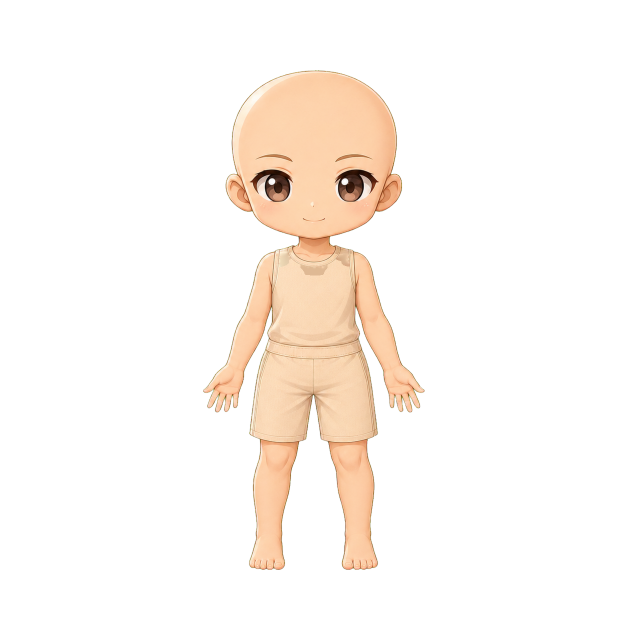
#> input picture assets/base_bodies/base_body_001_neutral_master.png, 1254 x 1254 px (shown at 1/2 size)
$ python intake_painted_outfit.py ../assets/base_bodies/base_body_001_neutral_master.png --out out.png
#> lines starting #> are read from the running program, lines starting #| are printed output that depends on the picture
### scripts/refit_trait_layer.py
#!/usr/bin/env python3
"""Refit a trait layer to the locked rig: scale about the center axis, align its top.

hair_back_003 was registered at 1.46x the base body's width with 70% of its mass
outside the silhouette, because it was drawn for a more realistic head-to-body
ratio than this collection's chibi proportions. This tool rescales a layer about
the locked center axis and seats its top at a chosen Y.

Note on repository rules: `prompts/19` permits canvas-only translation, alpha
cleanup, profile tagging and renaming during intake, and explicitly disallows
rescaling. That rule exists to stop an undersized render being upscaled to fake
the 1254 canvas. This is the opposite operation - the canvas stays natively 1254
and the content is reduced - so no detail is invented. It is still a rescale, so
every use must be recorded in the manifest's `postprocessing`, and a native
re-render at correct proportions remains the cleaner fix.
"""

from __future__ import annotations

import argparse
from pathlib import Path

from PIL import Image

CANVAS = 1254
CENTER_X = 627
MAX_BOUNDS = (233, 129, 1021, 1139)  # inclusive


def visible_box(image: Image.Image) -> tuple[int, int, int, int]:
    bbox = image.getchannel("A").getbbox()
    if bbox is None:
        raise ValueError("layer is fully transparent")
    return bbox[0], bbox[1], bbox[2] - 1, bbox[3] - 1


def refit(image: Image.Image, *, scale: float, top_y: int) -> Image.Image:
    if image.size != (CANVAS, CANVAS):
        raise ValueError(f"layer must be {CANVAS} x {CANVAS}; got {image.size}")
    if scale <= 0:
        raise ValueError("scale must be positive")

    left, top, right, bottom = visible_box(image)
    content = image.crop((left, top, right + 1, bottom + 1))

    width = max(1, round(content.width * scale))
    height = max(1, round(content.height * scale))
    # LANCZOS on a reduction is a genuine resample down; nothing is invented.
    content = content.resize((width, height), Image.LANCZOS)

    result = Image.new("RGBA", (CANVAS, CANVAS), (0, 0, 0, 0))
    result.paste(content, (round(CENTER_X - width / 2), top_y))
    return result


# [42 lines left out: function main, not called in this run]


# [2 lines that do not run on import are left out]

### scripts/intake_painted_outfit.py
#!/usr/bin/env python3
"""Turn a flat studio render of a garment into a rig-fitted outfit candidate.

The painted robe references arrive as native 1254 x 1254 **RGB** files: what
looks like a transparency checker in a viewer is painted into the pixels, and
the alpha channel is absent. They are also drawn at full humanoid proportions,
roughly 1100 px from collar to hem, against a rig whose whole body below the
chin is 606 px. Both have to be fixed before the file is an outfit layer.

## Background

The background is found by flood fill from the canvas border through near-white,
near-neutral pixels, rather than by thresholding brightness. Thresholding would
eat the white-and-gold robes, whose fabric is as bright as the backdrop; the
fill stops at their grey shading and gold linework instead. The tolerance has
real headroom -- 235 and 225 give the same result to within 1%, while 242 leaks
through the garment and takes the whole canvas.

Edge alpha comes from softening that mask, and edge colour is then un-premultiplied
against the backdrop white. Skipping the second step leaves a pale rim that is
invisible on a light page and obvious the moment the character stands against a
dark background, which is where these are actually used.

## Fit

The garment is scaled about the locked centre axis so its collar and hem land on
the rig, using `refit_trait_layer.refit`. Repository rules on rescaling were
waived for this intake by the collection owner; the operation is still recorded
in `postprocessing` so it stays visible.

## What this cannot fix

An outfit layer composites *over* the base body, so its sleeves replace whatever
the arms were doing, and these are painted with one arm position. Run
`--pose-report` to measure that against every registered base pose before
registering: it prints how much of each pose's distinguishing silhouette the
garment hides.
"""

from __future__ import annotations

import argparse
import sys
from collections import deque
from pathlib import Path

from PIL import Image, ImageFilter

sys.path.insert(0, str(Path(__file__).resolve().parent))

from refit_trait_layer import CANVAS, MAX_BOUNDS, refit, visible_box  # noqa: E402

# Flood-fill acceptance. A background pixel is bright and neutral; the robes'
# white fabric carries enough grey and gold that it never qualifies.
BACKGROUND_LEVEL = 235
BACKGROUND_NEUTRALITY = 8
BACKDROP = (253, 253, 253)

# Edge softening, and the coverage floor for the colour solve. Un-premultiplying
# divides by coverage, so without a floor the 1 px rim fills with noise.
EDGE_FEATHER = 0.8
COLOUR_COVERAGE_FLOOR = 0.35
ALPHA_FLOOR = 8

# Rig targets. The hem matches the registered procedural coats at 1108.
#
# The collar seat is set by the JAW, not by shoulder coverage. Optimising purely
# for "no bare skin in the shoulder band" drives the collar up to Y 442, which is
# one pixel above the mouth anchor: the standing collar then swallows the chin
# and jaw entirely, and because `mouths` composites after `outfits` the mouth
# ends up drawn half on skin and half on the collar's dark opening. The painted
# jaw line sits at Y 478, so the collar must stay below Y 486.
#
# That costs 400-800 px of bare shoulder out of 32,242 in the band, a 1-2% rim at
# the outer deltoid. A visible chin is worth far more than that.
COLLAR_TOP_Y = 486
HEM_Y = 1108

# Body rows the garment must cover completely. Bare skin here reads as a hole.
SHOULDER_BAND = (535, 660)

# The collar may not draw above this row inside the face. Y 478 is the painted
# jaw line; this keeps a small margin below it.
CHIN_CLEAR_Y = 486
FACE_SPAN = (470, 790)

BASE_BODIES = [
    "base_body_001_neutral_master",
    "base_pose_002_viewer_left_vertical_grip",
    "base_pose_003_viewer_right_vertical_grip",
    "base_pose_004_viewer_left_palm_up",
    "base_pose_005_centered_two_hand_grip",
]

ARM_BAND = (640, 860)
POSE_BAND = (560, 1000)

# Rows the garment occupies, for silhouette comparison.
GARMENT_BAND = (440, 1120)

# Above this IoU against an already-registered outfit, a design is a recolour of
# something the collection already has, whatever its palette. The first six
# painted robes measure 0.82-0.92 against each other.
MAX_SILHOUETTE_OVERLAP = 0.75


def background_mask(image: Image.Image) -> Image.Image:
    """Flood fill the backdrop from the canvas border."""
    width, height = image.size
    pixels = image.convert("RGB").load()

    def is_backdrop(x: int, y: int) -> bool:
        red, green, blue = pixels[x, y]
        return (min(red, green, blue) > BACKGROUND_LEVEL
                and max(red, green, blue) - min(red, green, blue) < BACKGROUND_NEUTRALITY)

    seen = [[False] * height for _ in range(width)]
    queue: deque[tuple[int, int]] = deque()

    def seed(x: int, y: int) -> None:
        if not seen[x][y] and is_backdrop(x, y):
            seen[x][y] = True
            queue.append((x, y))

    for x in range(width):
        seed(x, 0)
        seed(x, height - 1)
    for y in range(height):
        seed(0, y)
        seed(width - 1, y)

    while queue:
        cx, cy = queue.popleft()
        for dx, dy in ((1, 0), (-1, 0), (0, 1), (0, -1)):
            nx, ny = cx + dx, cy + dy
            if 0 <= nx < width and 0 <= ny < height and not seen[nx][ny] and is_backdrop(nx, ny):
                seen[nx][ny] = True
                queue.append((nx, ny))

    mask = Image.new("L", (width, height), 0)
    paint = mask.load()
    for x in range(width):
        for y in range(height):
            if not seen[x][y]:
                paint[x, y] = 255
    return mask


def cutout(image: Image.Image) -> Image.Image:
    """Alpha from the softened mask; colour un-premultiplied against the backdrop."""
    source = image.convert("RGB")
    coverage = background_mask(source).filter(ImageFilter.GaussianBlur(EDGE_FEATHER))

    width, height = source.size
    read = source.load()
    alpha_read = coverage.load()
    result = Image.new("RGBA", (width, height), (0, 0, 0, 0))
    write = result.load()

    for y in range(height):
        for x in range(width):
            alpha = alpha_read[x, y]
            if alpha < ALPHA_FLOOR:
                continue
            fraction = alpha / 255.0
            solve = max(fraction, COLOUR_COVERAGE_FLOOR)
            channels = []
            for value, backdrop in zip(read[x, y], BACKDROP):
                recovered = backdrop + (value - backdrop) / solve
                channels.append(min(255, max(0, round(recovered))))
            write[x, y] = (channels[0], channels[1], channels[2], alpha)
    return result


def fit_to_rig(layer: Image.Image) -> tuple[Image.Image, float]:
    left, top, right, bottom = visible_box(layer)
    scale = (HEM_Y - COLLAR_TOP_Y) / (bottom - top)
    return refit(layer, scale=scale, top_y=COLLAR_TOP_Y), scale


def shoulder_gap(layer: Image.Image, body_path: Path) -> int:
    """Body pixels in the shoulder band the garment fails to cover."""
    body = Image.open(body_path).convert("RGBA").getchannel("A").load()
    outfit = layer.getchannel("A").load()
    return sum(1 for y in range(*SHOULDER_BAND) for x in range(CANVAS)
               if body[x, y] > 128 and outfit[x, y] <= 128)


def silhouette_overlap(layer: Image.Image, registered: Path) -> list[tuple[str, float]]:
    """IoU of this garment's silhouette against every registered outfit.

    Palette variety is not silhouette variety, and only silhouette survives to
    210 px. This is the check that would have caught six robes being one robe.
    """
    def mask(image: Image.Image) -> set[tuple[int, int]]:
        alpha = image.getchannel("A").load()
        return {(x, y)
                for y in range(GARMENT_BAND[0], GARMENT_BAND[1])
                for x in range(MAX_BOUNDS[0], MAX_BOUNDS[2])
                if alpha[x, y] > 128}

    theirs = mask(layer)
    scores = []
    for path in sorted(registered.glob("*.png")):
        with Image.open(path) as handle:
            other = mask(handle.convert("RGBA"))
        union = len(theirs | other)
        scores.append((path.name, len(theirs & other) / union if union else 0.0))
    return sorted(scores, key=lambda pair: pair[1], reverse=True)


def chin_intrusion(layer: Image.Image) -> int:
    """Opaque garment pixels above the jaw, inside the face. Must be zero."""
    alpha = layer.getchannel("A").load()
    return sum(1 for y in range(400, CHIN_CLEAR_Y) for x in range(*FACE_SPAN)
               if alpha[x, y] > 128)


def pose_report(layer: Image.Image, assets: Path) -> list[dict]:
    """How each registered base pose fares under this garment.

    `hidden` is the share of the pose's own silhouette difference from the
    neutral master that the outfit covers. A pose differs from the master only
    in its arms and hands, so a high number means the outfit has erased the one
    thing that makes that pose a distinct asset.
    """
    outfit = layer.getchannel("A").load()
    reference = Image.open(assets / f"{BASE_BODIES[0]}.png").convert("RGBA")
    ref_alpha = reference.getchannel("A").load()

    rows = []
    for name in BASE_BODIES:
        body = Image.open(assets / f"{name}.png").convert("RGBA")
        alpha = body.getchannel("A").load()

        bare = sum(1 for y in range(*ARM_BAND) for x in range(CANVAS)
                   if alpha[x, y] > 128 and outfit[x, y] <= 128)
        unique = [(x, y) for y in range(*POSE_BAND) for x in range(CANVAS)
                  if (alpha[x, y] > 128) != (ref_alpha[x, y] > 128)]
        hidden = sum(1 for x, y in unique if outfit[x, y] > 128)
        rows.append({
            "pose": name,
            "bare_arm_pixels": bare,
            "pose_unique": len(unique),
            "hidden": hidden,
            "hidden_share": (hidden / len(unique)) if unique else 0.0,
        })
    return rows


def main(argv: list[str] | None = None) -> int:
    parser = argparse.ArgumentParser(description=__doc__)
    parser.add_argument("source", type=Path)
    parser.add_argument("--out", type=Path, required=True)
    parser.add_argument("--assets", type=Path, default=Path("assets/base_bodies"))
    parser.add_argument("--pose-report", action="store_true")
    args = parser.parse_args(argv)

    if args.out.resolve().is_relative_to(Path("assets").resolve()):
        raise SystemExit("refusing to write candidates under assets/")

    image = Image.open(args.source)
#> image is the input picture: PIL image 1254x1254 RGBA; mean R, G, B, A 35.8, 29.5, 23.8, 37.7
    if image.size != (CANVAS, CANVAS):
        raise SystemExit(f"source must be natively {CANVAS} x {CANVAS}; got {image.size}")

    layer = cutout(image)
#> in cutout, `source = image.convert("RGB")`:
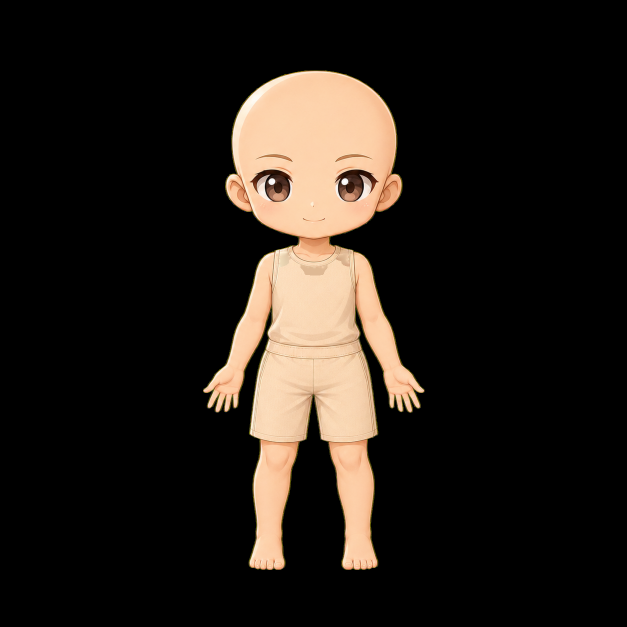
#> source: PIL image 1254x1254 RGB (shown at 1/2 size); mean R, G, B 35.8, 29.5, 23.8
#> in background_mask, `mask = Image.new("L", (width, height), 0)`: mask: PIL image 1254x1254 L; every value is 0
#> in cutout, `coverage = background_mask(source).filter(ImageFilter.GaussianBlur(EDG..`: coverage: PIL image 1254x1254 L; every value is 255
#> in cutout, `result = Image.new("RGBA", (width, height), (0, 0, 0, 0))`: result: PIL image 1254x1254 RGBA; every value is 0
    fitted, scale = fit_to_rig(layer)
#> in refit, `content = content.resize((width, height), Image.LANCZOS)`:
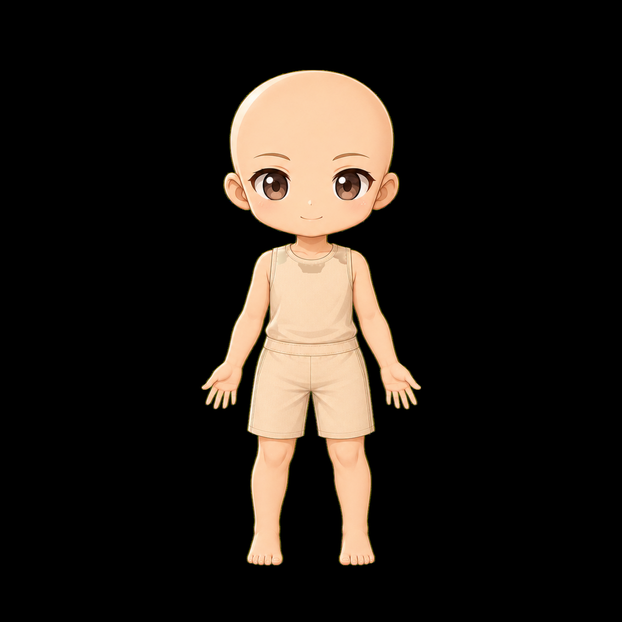
#> content: PIL image 622x622 RGBA; mean R, G, B, A 35.8, 29.5, 23.8, 255
#> in refit, `result.paste(content, (round(CENTER_X - width / 2), top_y))`:
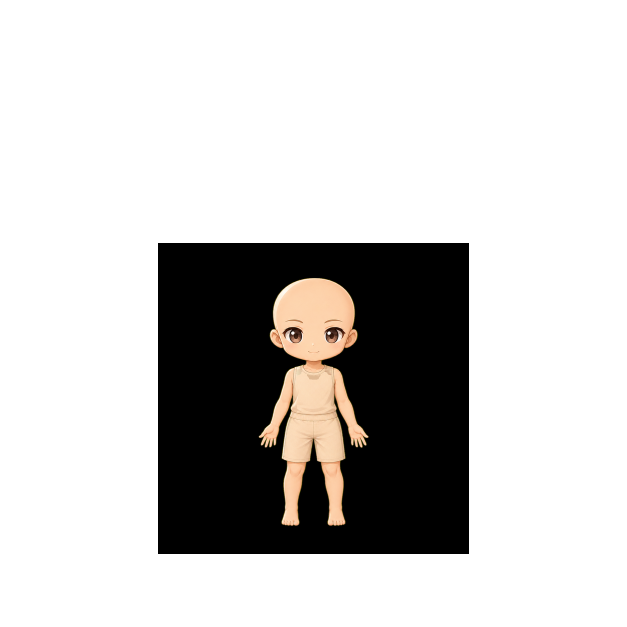
#> result: PIL image 1254x1254 RGBA (shown at 1/2 size); mean R, G, B, A 8.8, 7.3, 5.9, 62.7; transparent parts drawn white
    args.out.parent.mkdir(parents=True, exist_ok=True)
    fitted.save(args.out)

    left, top, right, bottom = visible_box(fitted)
    within = (left >= MAX_BOUNDS[0] and top >= MAX_BOUNDS[1]
              and right <= MAX_BOUNDS[2] and bottom <= MAX_BOUNDS[3])
    print(f"{args.source.name}")
    print(f"  cut out, scaled {scale:.3f} -> {args.out}")
#|   cut out, scaled 0.496 -> out.png
    print(f"  bounds [{left},{top},{right},{bottom}] within {list(MAX_BOUNDS)}: {within}")
#|   bounds [316,486,937,1107] within [233, 129, 1021, 1139]: True

    bare_shoulder = shoulder_gap(fitted, args.assets / f"{BASE_BODIES[0]}.png")
    chin = chin_intrusion(fitted)
    print(f"  bare shoulder pixels: {bare_shoulder};  collar over the chin: {chin}")
#|   bare shoulder pixels: 0;  collar over the chin: 0
    if chin:
        print("  FAIL: the collar covers the jaw; the chin will be missing")

    overlaps = silhouette_overlap(fitted, Path("assets/outfits"))
    if overlaps:
        worst, score = overlaps[0]
        verdict = "DISTINCT" if score < MAX_SILHOUETTE_OVERLAP else "TOO SIMILAR"
        print(f"  closest registered silhouette: {worst} at {score:.3f}  [{verdict}]")

    if args.pose_report:
        print(f"  {'pose':44s} {'bare arm px':>12s} {'pose detail hidden':>20s}")
        for row in pose_report(fitted, args.assets):
            print(f"  {row['pose']:44s} {row['bare_arm_pixels']:12d} "
                  f"{row['hidden']:9d} ({row['hidden_share'] * 100:5.1f}%)")

    return 0 if within else 1


if __name__ == "__main__":
    raise SystemExit(main())
#> (the program exits here)
